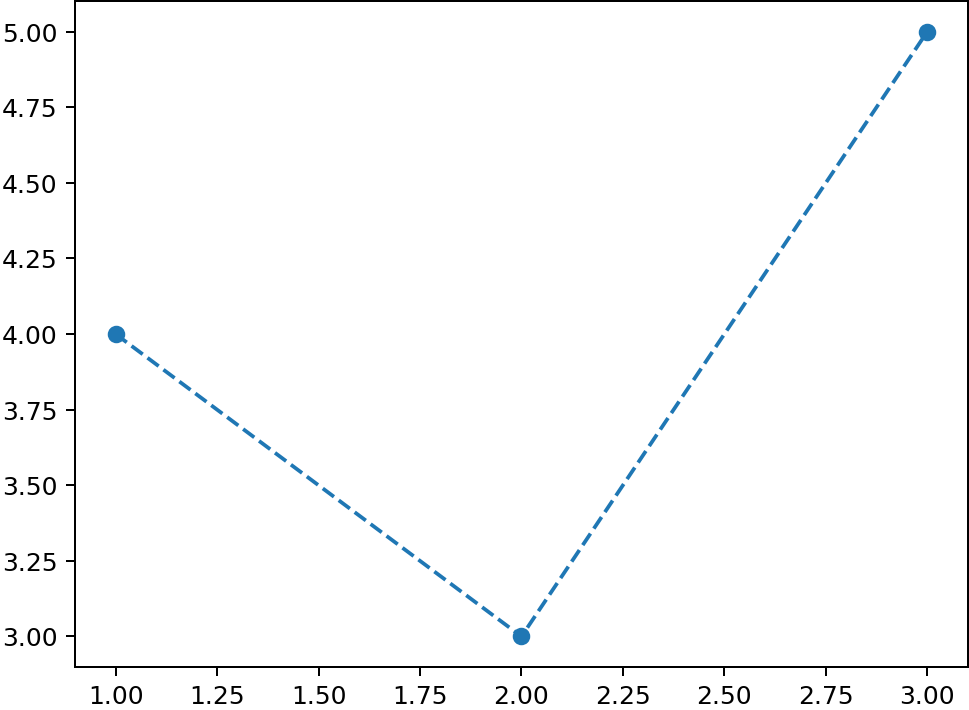

The script that drew this image:
# RA, 2020-12-20

from plox import Plox
from pathlib import Path

with Plox() as px:
    px.a.plot([1, 2, 3], [4, 3, 5], 'o--')
    px.f.savefig(Path(__file__).with_suffix('.png'))
    px.show()
